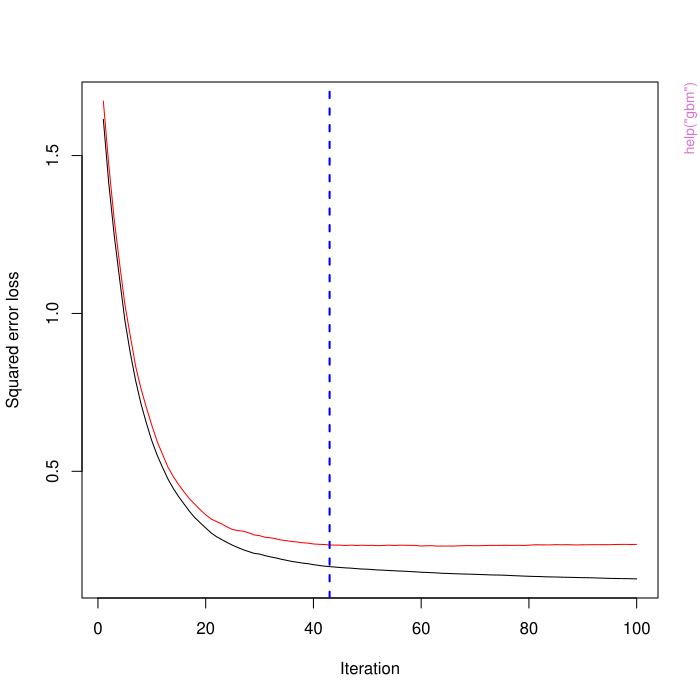

This figure's R source:
pkgname <- "gbm"
source(file.path(R.home("share"), "R", "examples-header.R"))
options(warn = 1)
library('gbm')

base::assign(".oldSearch", base::search(), pos = 'CheckExEnv')
base::assign(".old_wd", base::getwd(), pos = 'CheckExEnv')
cleanEx()
nameEx("calibrate.plot")
### * calibrate.plot

flush(stderr()); flush(stdout())

### Name: calibrate.plot
### Title: Calibration plot
### Aliases: calibrate.plot
### Keywords: hplot

### ** Examples

# Don't want R CMD check to think there is a dependency on rpart
# so comment out the example
#library(rpart)
#data(kyphosis)
#y <- as.numeric(kyphosis$Kyphosis)-1
#x <- kyphosis$Age
#glm1 <- glm(y~poly(x,2),family=binomial)
#p <- predict(glm1,type="response")
#calibrate.plot(y, p, xlim=c(0,0.6), ylim=c(0,0.6))



cleanEx()
nameEx("gbm")
### * gbm

flush(stderr()); flush(stdout())

### Name: gbm
### Title: Generalized Boosted Regression Modeling (GBM)
### Aliases: gbm

### ** Examples

#
# A least squares regression example 
#

# Simulate data
set.seed(101)  # for reproducibility
N <- 1000
X1 <- runif(N)
X2 <- 2 * runif(N)
X3 <- ordered(sample(letters[1:4], N, replace = TRUE), levels = letters[4:1])
X4 <- factor(sample(letters[1:6], N, replace = TRUE))
X5 <- factor(sample(letters[1:3], N, replace = TRUE))
X6 <- 3 * runif(N) 
mu <- c(-1, 0, 1, 2)[as.numeric(X3)]
SNR <- 10  # signal-to-noise ratio
Y <- X1 ^ 1.5 + 2 * (X2 ^ 0.5) + mu
sigma <- sqrt(var(Y) / SNR)
Y <- Y + rnorm(N, 0, sigma)
X1[sample(1:N,size=500)] <- NA  # introduce some missing values
X4[sample(1:N,size=300)] <- NA  # introduce some missing values
data <- data.frame(Y, X1, X2, X3, X4, X5, X6)

# Fit a GBM
set.seed(102)  # for reproducibility
gbm1 <- gbm(Y ~ ., data = data, var.monotone = c(0, 0, 0, 0, 0, 0),
            distribution = "gaussian", n.trees = 100, shrinkage = 0.1,             
            interaction.depth = 3, bag.fraction = 0.5, train.fraction = 0.5,  
            n.minobsinnode = 10, cv.folds = 5, keep.data = TRUE, 
            verbose = FALSE, n.cores = 1)  

# Check performance using the out-of-bag (OOB) error; the OOB error typically
# underestimates the optimal number of iterations
best.iter <- gbm.perf(gbm1, method = "OOB")
print(best.iter)

# Check performance using the 50% heldout test set
best.iter <- gbm.perf(gbm1, method = "test")
print(best.iter)

# Check performance using 5-fold cross-validation
best.iter <- gbm.perf(gbm1, method = "cv")
print(best.iter)

# Plot relative influence of each variable
par(mfrow = c(1, 2))
summary(gbm1, n.trees = 1)          # using first tree
summary(gbm1, n.trees = best.iter)  # using estimated best number of trees

# Compactly print the first and last trees for curiosity
print(pretty.gbm.tree(gbm1, i.tree = 1))
print(pretty.gbm.tree(gbm1, i.tree = gbm1$n.trees))

# Simulate new data
set.seed(103)  # for reproducibility
N <- 1000
X1 <- runif(N)
X2 <- 2 * runif(N)
X3 <- ordered(sample(letters[1:4], N, replace = TRUE))
X4 <- factor(sample(letters[1:6], N, replace = TRUE))
X5 <- factor(sample(letters[1:3], N, replace = TRUE))
X6 <- 3 * runif(N) 
mu <- c(-1, 0, 1, 2)[as.numeric(X3)]
Y <- X1 ^ 1.5 + 2 * (X2 ^ 0.5) + mu + rnorm(N, 0, sigma)
data2 <- data.frame(Y, X1, X2, X3, X4, X5, X6)

# Predict on the new data using the "best" number of trees; by default,
# predictions will be on the link scale
Yhat <- predict(gbm1, newdata = data2, n.trees = best.iter, type = "link")

# least squares error
print(sum((data2$Y - Yhat)^2))

# Construct univariate partial dependence plots
plot(gbm1, i.var = 1, n.trees = best.iter)
plot(gbm1, i.var = 2, n.trees = best.iter)
plot(gbm1, i.var = "X3", n.trees = best.iter)  # can use index or name

# Construct bivariate partial dependence plots
plot(gbm1, i.var = 1:2, n.trees = best.iter)
plot(gbm1, i.var = c("X2", "X3"), n.trees = best.iter)
plot(gbm1, i.var = 3:4, n.trees = best.iter)

# Construct trivariate partial dependence plots
plot(gbm1, i.var = c(1, 2, 6), n.trees = best.iter, 
     continuous.resolution = 20)
plot(gbm1, i.var = 1:3, n.trees = best.iter)
plot(gbm1, i.var = 2:4, n.trees = best.iter)
plot(gbm1, i.var = 3:5, n.trees = best.iter)

# Add more (i.e., 100) boosting iterations to the ensemble
gbm2 <- gbm.more(gbm1, n.new.trees = 100, verbose = FALSE)



graphics::par(get("par.postscript", pos = 'CheckExEnv'))
cleanEx()
nameEx("gbm.more")
### * gbm.more

flush(stderr()); flush(stdout())

### Name: gbm.more
### Title: Generalized Boosted Regression Modeling (GBM)
### Aliases: gbm.more

### ** Examples

#
# A least squares regression example 
#

# Simulate data
set.seed(101)  # for reproducibility
N <- 1000
X1 <- runif(N)
X2 <- 2 * runif(N)
X3 <- ordered(sample(letters[1:4], N, replace = TRUE), levels = letters[4:1])
X4 <- factor(sample(letters[1:6], N, replace = TRUE))
X5 <- factor(sample(letters[1:3], N, replace = TRUE))
X6 <- 3 * runif(N) 
mu <- c(-1, 0, 1, 2)[as.numeric(X3)]
SNR <- 10  # signal-to-noise ratio
Y <- X1 ^ 1.5 + 2 * (X2 ^ 0.5) + mu
sigma <- sqrt(var(Y) / SNR)
Y <- Y + rnorm(N, 0, sigma)
X1[sample(1:N,size=500)] <- NA  # introduce some missing values
X4[sample(1:N,size=300)] <- NA  # introduce some missing values
data <- data.frame(Y, X1, X2, X3, X4, X5, X6)

# Fit a GBM
set.seed(102)  # for reproducibility
gbm1 <- gbm(Y ~ ., data = data, var.monotone = c(0, 0, 0, 0, 0, 0),
            distribution = "gaussian", n.trees = 100, shrinkage = 0.1,             
            interaction.depth = 3, bag.fraction = 0.5, train.fraction = 0.5,  
            n.minobsinnode = 10, cv.folds = 5, keep.data = TRUE, 
            verbose = FALSE, n.cores = 1)  

# Check performance using the out-of-bag (OOB) error; the OOB error typically
# underestimates the optimal number of iterations
best.iter <- gbm.perf(gbm1, method = "OOB")
print(best.iter)

# Check performance using the 50% heldout test set
best.iter <- gbm.perf(gbm1, method = "test")
print(best.iter)

# Check performance using 5-fold cross-validation
best.iter <- gbm.perf(gbm1, method = "cv")
print(best.iter)

# Plot relative influence of each variable
par(mfrow = c(1, 2))
summary(gbm1, n.trees = 1)          # using first tree
summary(gbm1, n.trees = best.iter)  # using estimated best number of trees

# Compactly print the first and last trees for curiosity
print(pretty.gbm.tree(gbm1, i.tree = 1))
print(pretty.gbm.tree(gbm1, i.tree = gbm1$n.trees))

# Simulate new data
set.seed(103)  # for reproducibility
N <- 1000
X1 <- runif(N)
X2 <- 2 * runif(N)
X3 <- ordered(sample(letters[1:4], N, replace = TRUE))
X4 <- factor(sample(letters[1:6], N, replace = TRUE))
X5 <- factor(sample(letters[1:3], N, replace = TRUE))
X6 <- 3 * runif(N) 
mu <- c(-1, 0, 1, 2)[as.numeric(X3)]
Y <- X1 ^ 1.5 + 2 * (X2 ^ 0.5) + mu + rnorm(N, 0, sigma)
data2 <- data.frame(Y, X1, X2, X3, X4, X5, X6)

# Predict on the new data using the "best" number of trees; by default,
# predictions will be on the link scale
Yhat <- predict(gbm1, newdata = data2, n.trees = best.iter, type = "link")

# least squares error
print(sum((data2$Y - Yhat)^2))

# Construct univariate partial dependence plots
plot(gbm1, i.var = 1, n.trees = best.iter)
plot(gbm1, i.var = 2, n.trees = best.iter)
plot(gbm1, i.var = "X3", n.trees = best.iter)  # can use index or name

# Construct bivariate partial dependence plots
plot(gbm1, i.var = 1:2, n.trees = best.iter)
plot(gbm1, i.var = c("X2", "X3"), n.trees = best.iter)
plot(gbm1, i.var = 3:4, n.trees = best.iter)

# Construct trivariate partial dependence plots
plot(gbm1, i.var = c(1, 2, 6), n.trees = best.iter, 
     continuous.resolution = 20)
plot(gbm1, i.var = 1:3, n.trees = best.iter)
plot(gbm1, i.var = 2:4, n.trees = best.iter)
plot(gbm1, i.var = 3:5, n.trees = best.iter)

# Add more (i.e., 100) boosting iterations to the ensemble
gbm2 <- gbm.more(gbm1, n.new.trees = 100, verbose = FALSE)



graphics::par(get("par.postscript", pos = 'CheckExEnv'))
cleanEx()
nameEx("print.gbm")
### * print.gbm

flush(stderr()); flush(stdout())

### Name: print.gbm
### Title: Print model summary
### Aliases: print.gbm show.gbm
### Keywords: models nonlinear nonparametric survival

### ** Examples


data(iris)
iris.mod <- gbm(Species ~ ., distribution="multinomial", data=iris,
                 n.trees=2000, shrinkage=0.01, cv.folds=5,
                 verbose=FALSE, n.cores=1)
iris.mod
#data(lung)
#lung.mod <- gbm(Surv(time, status) ~ ., distribution="coxph", data=lung,
#                 n.trees=2000, shrinkage=0.01, cv.folds=5,verbose =FALSE)
#lung.mod



cleanEx()
nameEx("quantile.rug")
### * quantile.rug

flush(stderr()); flush(stdout())

### Name: quantile.rug
### Title: Quantile rug plot
### Aliases: quantile.rug
### Keywords: aplot

### ** Examples

x <- rnorm(100)
y <- rnorm(100)
plot(x, y)
quantile.rug(x)



cleanEx()
nameEx("test.gbm")
### * test.gbm

flush(stderr()); flush(stdout())

### Name: test.gbm
### Title: Test the 'gbm' package.
### Aliases: test.gbm validate.gbm test.relative.influence
### Keywords: models

### ** Examples


# Uncomment the following lines to run - commented out to make CRAN happy
#library(RUnit)
#val <- validate.texmex()
#printHTMLProtocol(val, "texmexReport.html")



### * <FOOTER>
###
cleanEx()
options(digits = 7L)
base::cat("Time elapsed: ", proc.time() - base::get("ptime", pos = 'CheckExEnv'),"\n")
grDevices::dev.off()
###
### Local variables: ***
### mode: outline-minor ***
### outline-regexp: "\\(> \\)?### [*]+" ***
### End: ***
quit('no')
